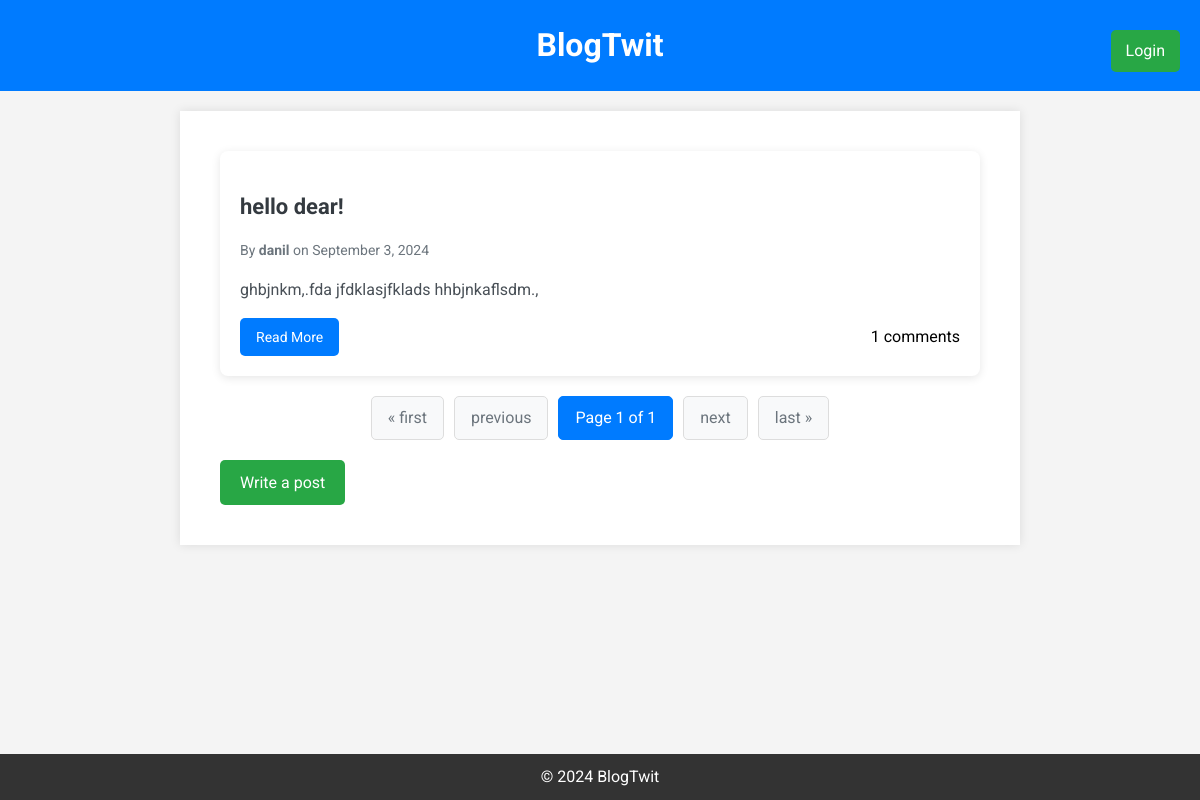
The app's page /, older data.
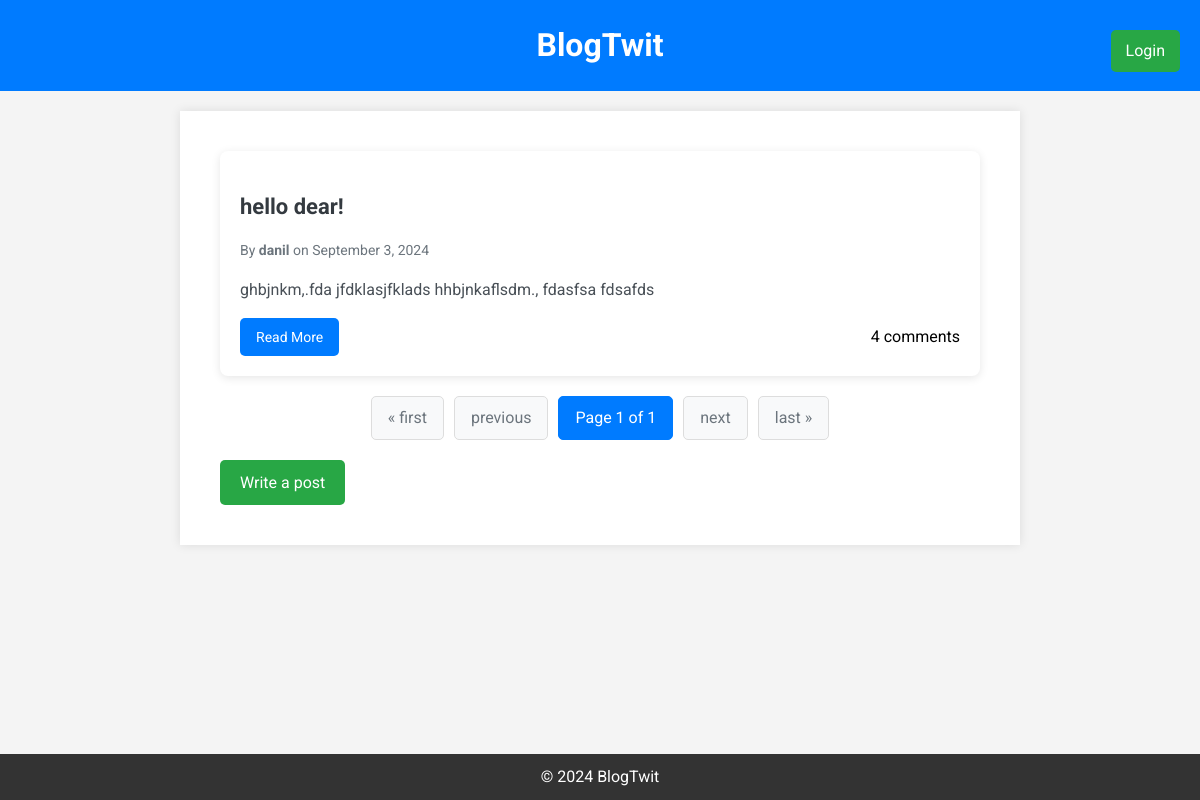
The same page, newer data.
### blog/models.py (models this page shows, shortened)
class Post(models.Model):
    title = models.CharField(max_length=100)
    content = models.TextField()
    author = models.ForeignKey('auth.User', on_delete=models.CASCADE)
    created_at = models.DateTimeField(auto_now_add=True)
    updated_at = models.DateTimeField(auto_now=True)

### blog/views.py (the view)
# urls.py: path("", post_list, name="post_list"),
def post_list(request):
    post_list = Post.objects.all().order_by('-created_at')
    paginator = Paginator(post_list, 5)
    page_number = request.GET.get('page')
    page_obj = paginator.get_page(page_number)
    return render(request, 'blog/blog_list.html', {'page_obj': page_obj})

### config/context_processors.py (called while the page is built)
def base_site_processor(request):
    return {
        'main_site_name': settings.SITE_NAME
    }

### templates/blog/blog_list.html (shortened to what this page needs)
{% extends 'blog/base.html' %}
{% block content %}
<div class="container">
    {% for post in page_obj %}
    <div class="post">
        <h2>{{ post.title }}</h2>
        <p class="post-meta">By <strong>{{ post.author.username }}</strong> on {{ post.created_at|date:"F j, Y" }}</p>
        <p class="post-content">{{ post.content|truncatewords:30 }}</p>
        <div class="post-actions">
            <div class="post-buttons">
                <a href="{% url 'post_detail' post.id %}" class="btn detail-button">Read More</a>
            </div>
            <span>{{ post.comment_set.count }} comments</span>
        </div>
    </div>
    {% empty %}
    <p class="no-posts">No posts available.</p>
    {% endfor %}
    <div class="pagination">
        {% if page_obj.has_previous %}
            <a href="?page=1">&laquo; first</a>
            <a href="?page={{ page_obj.previous_page_number }}">previous</a>
        {% else %}
            <span class="disabled">&laquo; first</span>
            <span class="disabled">previous</span>
        {% endif %}
        <span class="current">Page {{ page_obj.number }} of {{ page_obj.paginator.num_pages }}</span>
        {% if page_obj.has_next %}
            <a href="?page={{ page_obj.next_page_number }}">next</a>
            <a href="?page={{ page_obj.paginator.num_pages }}">last &raquo;</a>
        {% else %}
            <span class="disabled">next</span>
            <span class="disabled">last &raquo;</span>
        {% endif %}
    </div>
    <a href="{% url 'post_create' %}" class="new-post-button">Write a post</a>
</div>
{% endblock %}

Row changes from the older to the newer data that the page shows:
changed Post "hello dear!": content "ghbjnkm,.fda jfdklasjfklads hhbjnkaflsdm.," → "ghbjnkm,.fda jfdklasjfklads hhbjnkaflsdm., fdasfsa fdsafds"; comment_set.count "1" → "4"
